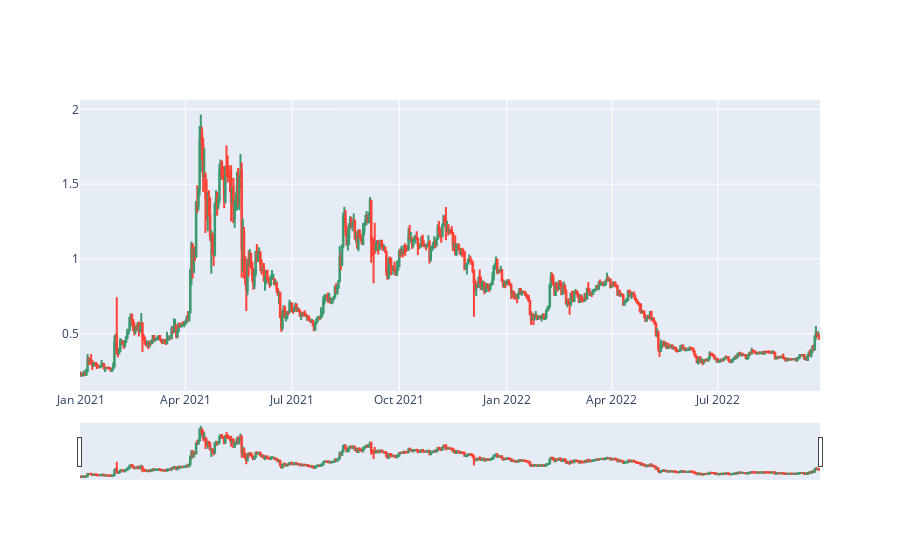

Source (notebook cell):
### Code cell
#XRP candlestick plot

fig = go.Figure(data=[go.Candlestick(x=xrp['Date'],
                open=xrp['Open'], high=xrp['High'],
                low=xrp['Low'], close=xrp['Close'])
                     ])


fig.show()

### Figure 1 — Plotly figure (JSON) as saved in the notebook; plotly's stock layout.template omitted (floating-point values rounded to 4 significant figures; data arrays with more than 128 entries replaced by an {"elided": "..."} marker saying what was removed)
{"data": [{"close": {"elided": "634 float values"}, "high": {"elided": "634 float values"}, "low": {"elided": "634 float values"}, "open": {"elided": "634 float values"}, "type": "candlestick", "x": {"elided": "634 str values"}}], "layout": {}}
